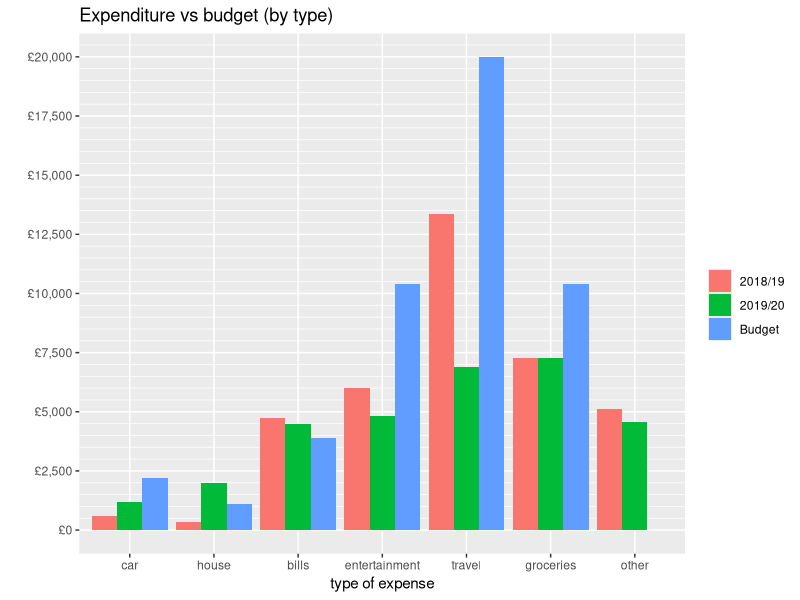

Generate this figure with R:
## ---- chunk 1
knitr::opts_chunk$set(echo = TRUE)
library(ggplot2)
## ---- chunk 2
variable <- rep(c("bills", "car", "house", "groceries", "entertainment", "travel", "other"), each = 3)
year <- rep(c("2018/19", "2019/20", "Budget"), times = 7)
value <- c(4753, 4465, 3900, 609, 1204, 2200, 339, 1993, 1100, 7260, 7277, 10400, 6001, 4829, 10400, 13340, 6879, 20000, 5100, 4570, 0)

DF <- data.frame(year, variable, value)
DF$variable <- factor(DF$variable, levels = c("car", "house", "bills", "entertainment", "travel", "groceries", "other"))

plot <- ggplot(DF, aes(y = value, x = variable, fill = factor(year)), ) +
  geom_bar(stat = "identity", position = "dodge") +
  scale_y_continuous(labels=scales::dollar_format(prefix=intToUtf8(163)), breaks = seq(from = 0, to = 20000, by = 2500), minor_breaks = seq(from = 0, to = 21500, by = 500)) +
  scale_fill_discrete(name = "") + 
  xlab("type of expense") + ylab("") +
  ggtitle("Expenditure vs budget (by type)") 

## ---- chunk 3
plot
